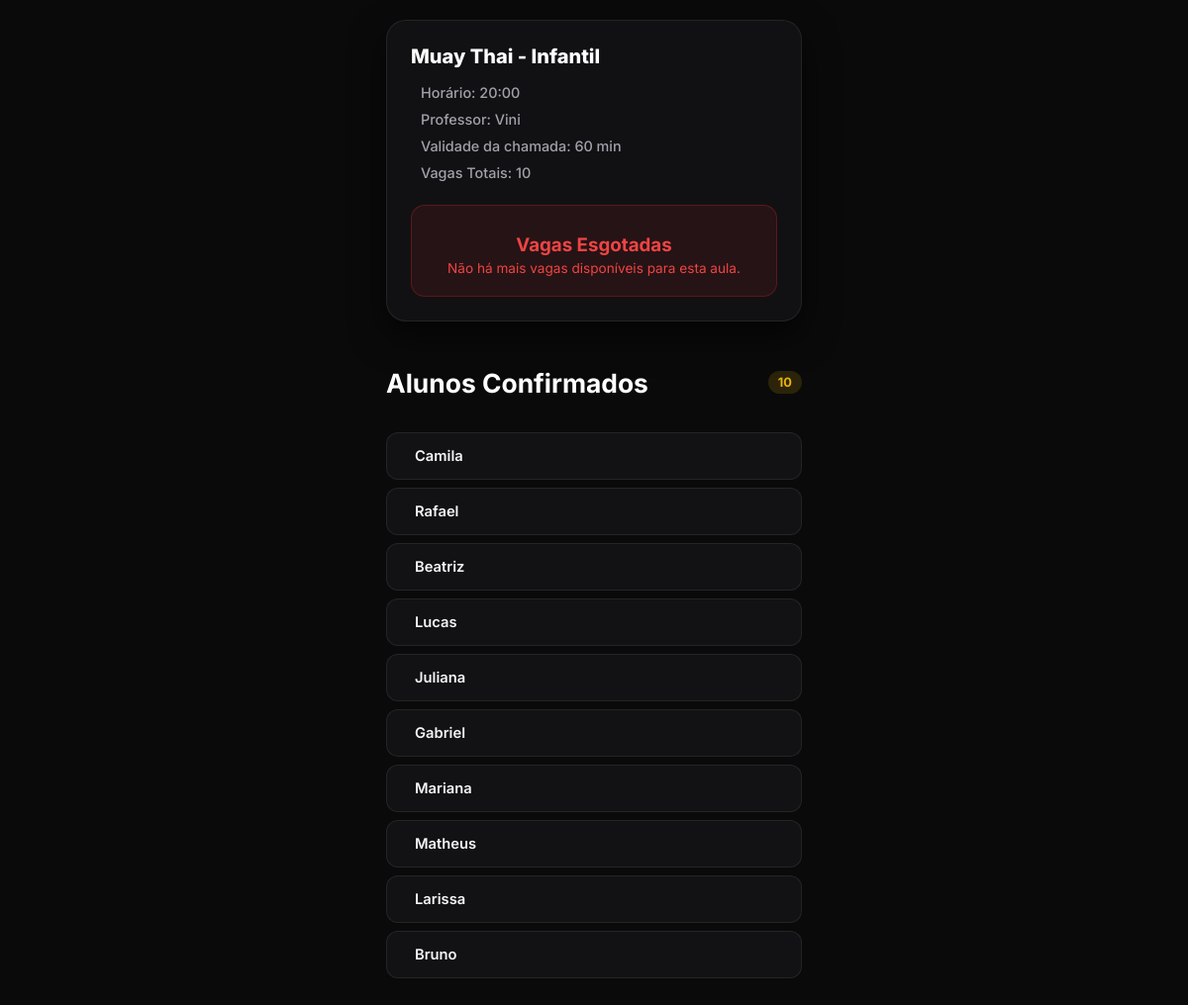
Screenshot of /aluno/turma/7 with the database file from the repository.
### tables this page shows
CREATE TABLE turmas (
                id INTEGER PRIMARY KEY AUTOINCREMENT, 
                nome TEXT NOT NULL, 
                horario TEXT NOT NULL, 
                professor TEXT NOT NULL, 
                vagas_totais INTEGER NOT NULL,
                treinador_id INTEGER,
                criado_em DATETIME DEFAULT CURRENT_TIMESTAMP,
                tempo_limite_minutos INTEGER DEFAULT 60,
                FOREIGN KEY (treinador_id) REFERENCES treinadores (id) ON DELETE CASCADE
            );

CREATE TABLE alunos (
                id INTEGER PRIMARY KEY AUTOINCREMENT, 
                nome_completo TEXT UNIQUE NOT NULL, 
                presencas INTEGER DEFAULT 0
            );

### app.py (the view, shortened to what this page needs)
@app.route('/aluno/turma/<int:id>', methods=['GET', 'POST'])
def aluno_turma(id):
    conn = get_db_connection()
    turma = conn.execute('SELECT * FROM turmas WHERE id = ?', (id,)).fetchone()
    if turma is None:
        conn.close()
        return render_template('turma_invalida.html')
    try:
        d_str = str(turma['criado_em']).split('.')[0].replace('T', ' ')
        data_criacao = datetime.strptime(d_str, '%Y-%m-%d %H:%M:%S')
    except ValueError:
        data_criacao = datetime.strptime(turma['criado_em'], '%Y-%m-%d %H:%M:%S.%f')
    limite_minutos = turma['tempo_limite_minutos']
    horario_expiracao = data_criacao + timedelta(minutes=limite_minutos)
    expirada = datetime.now() > horario_expiracao
    if expirada:
        conn.close()
        return render_template('turma_invalida.html')
    alunos = conn.execute('''
        SELECT * FROM alunos
        WHERE id NOT IN (SELECT aluno_id FROM alunos_turma WHERE turma_id = ?)
        ORDER BY nome_completo ASC
    ''', (id,)).fetchall()
    alunos_confirmados = conn.execute('''
        SELECT a.* FROM alunos a
        JOIN alunos_turma at ON a.id = at.aluno_id
        WHERE at.turma_id = ?
    ''', (id,)).fetchall()
    conn.close()
    return render_template('aluno_turma.html', turma=turma, alunos=alunos, alunos_confirmados=alunos_confirmados, expirada=expirada)

### app.py (called while the page is built)
def get_db_connection():
    conn = sqlite3.connect(DB_PATH)
    conn.row_factory = sqlite3.Row
    conn.execute('PRAGMA foreign_keys = ON')
    return conn

### templates/aluno_turma.html (shortened to what this page needs)
<!DOCTYPE html>
<html lang="pt-BR">
<head>
</head>
<body>
    <main class="wrapper">
        <section class="turma-card">
            <h1>{{ turma.nome }}</h1>
            <div class="info-list">
                <span> Horário: {{ turma.horario }}</span>
                <span> Professor: {{ turma.professor }}</span>
                <span> Validade da chamada: {{ turma.tempo_limite_minutos }} min</span>
                <span> Vagas Totais: {{ turma.vagas_totais }}</span>
            </div>
            {% if expirada %}
                <div class="expired-box">
                    <i class="ph ph-lock-key" style="font-size: 2rem;"></i>
                    <h3 style="margin: 8px 0 4px 0;">Chamada Encerrada</h3>
                    <p style="font-size: 0.85rem; margin: 0;">O tempo limite desta aula expirou.</p>
                </div>
            {% elif alunos_confirmados|length >= turma.vagas_totais %}
                <div id="vagas-esgotadas-box" class="expired-box">
                    <h3 style="margin: 8px 0 4px 0;">Vagas Esgotadas</h3>
                    <p style="font-size: 0.85rem; margin: 0;">Não há mais vagas disponíveis para esta aula.</p>
                </div>
            {% endif %}
        </section>
        <section>
            <div class="section-header">
                <h2>Alunos Confirmados</h2>
                <span class="badge-count">{{ alunos_confirmados|length }}</span>
            </div>
            <div>
                {% for aluno in alunos_confirmados %}
                <div class="aluno-card" id="aluno-card-{{ aluno.id }}">
                    <div class="aluno-info">
                        <span class="aluno-nome">{{ aluno.nome_completo }}</span>
                    </div>
                </div>
                {% else %}
                <p style="color: var(--text-muted); text-align: center; font-size: 0.9rem;">Nenhum aluno confirmado ainda.</p>
                {% endfor %}
            </div>
        </section>
    </main>
</body>
</html>

### templates/aluno_turma.html (style rules this page uses)
:root { --bg-dark: #0a0a0a; --card-bg: rgba(18, 18, 21, 0.95); --input-bg: #121215; --border-color: rgba(255, 255, 255, 0.08); --border-hover: rgba(255, 255, 255, 0.18); --text-main: #ffffff; --text-muted: #a1a1aa; --primary: #dc2626; --primary-hover: #ef4444; --accent-gold: #eab308; --success: #10b981; --btn-gradient: linear-gradient(135deg, #e11d48, #b91c1c); --btn-gradient-hover: linear-gradient(135deg, #f43f5e, #dc2626); }
* { box-sizing: border-box; -webkit-tap-highlight-color: transparent; }
body { font-family: 'Inter', system-ui, -apple-system, sans-serif; background: var(--bg-dark); color: var(--text-main); margin: 0; padding: 20px; display: flex; justify-content: center; min-height: 100vh; }
.wrapper { max-width: 420px; width: 100%; margin: 0 auto; padding-bottom: 40px; }
.turma-card { background: var(--card-bg); padding: 24px; border-radius: 20px; border: 1px solid var(--border-color); margin-bottom: 24px; box-shadow: 0 15px 35px rgba(0, 0, 0, 0.6); backdrop-filter: blur(10px); }
h1 { margin: 0 0 16px 0; font-size: 1.25rem; font-weight: 800; color: var(--text-main); }
.info-list { color: var(--text-muted); font-size: 0.9rem; margin-bottom: 24px; display: flex; flex-direction: column; gap: 10px; }
.info-list span { display: flex; align-items: center; gap: 10px; font-weight: 500; }
.expired-box { background: rgba(220, 38, 38, 0.1); border: 1px solid rgba(220, 38, 38, 0.3); padding: 20px; border-radius: 14px; text-align: center; color: var(--primary-hover); }
.section-header { font-size: 1.1rem; font-weight: 800; color: var(--text-main); margin-bottom: 12px; display: flex; align-items: center; justify-content: space-between; }
.badge-count { background: rgba(234, 179, 8, 0.15); color: var(--accent-gold); font-size: 0.8rem; padding: 4px 10px; border-radius: 20px; font-weight: 700; }
.aluno-card { background: var(--input-bg); padding: 14px 16px; border-radius: 12px; display: flex; align-items: center; justify-content: space-between; margin-bottom: 8px; border: 1px solid var(--border-color); }
.aluno-info { display: flex; align-items: center; gap: 12px; }
.aluno-nome { font-weight: 600; color: #f4f4f5; font-size: 0.92rem; }

### rows the page displays
turmas: nome "Muay Thai - Infantil", horario "20:00", professor "Vini", tempo_limite_minutos "60", vagas_totais "10"
alunos: nome_completo "Camila"
alunos: nome_completo "Rafael"
alunos: nome_completo "Beatriz"
alunos: nome_completo "Lucas"
alunos: nome_completo "Juliana"
alunos: nome_completo "Gabriel"
alunos: nome_completo "Mariana"
alunos: nome_completo "Matheus"
alunos: nome_completo "Larissa"
alunos: nome_completo "Bruno"

### other values shown
{{ alunos_confirmados|length }} "10"
